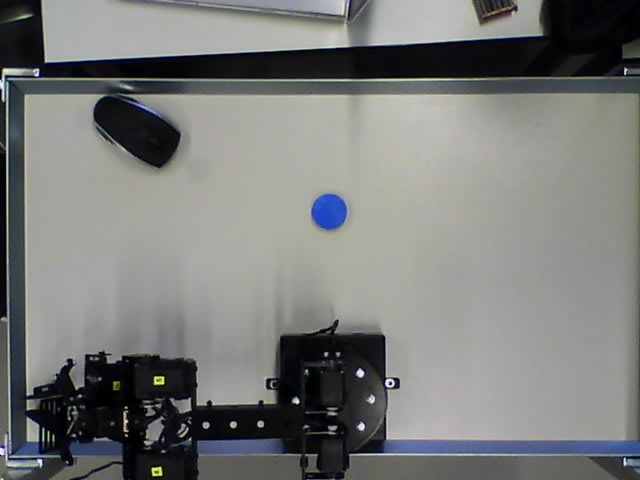
#> input picture build/au_opencv_example/center.jpg, 640 x 480 px
$ python cirkelSimpel.py   (Python 2 division)   (older library calls are emulated)
#> lines starting #> are read from the running program, lines starting #| are printed output that depends on the picture; after the words box and inside, x2 and y2 are one past the last pixel; in counts of white or black regions, pixels touching at a corner belong together
#> further down, image is the input picture: shape (480, 640, 3); mean B, G, R 121.9, 123.3, 122.2
#!/usr/bin/env python
import cv2
import urllib
import numpy as np
import math

# [4 lines of commented-out code are left out]

def get_from_webcam():
    """
    Fetches an image from the webcam
    """
    print "try fetch from webcam..."
    stream=urllib.urlopen('http://192.168.0.20/image/jpeg.cgi')
    bytes=''
    bytes+=stream.read(64500)
    a = bytes.find('\xff\xd8')
    b = bytes.find('\xff\xd9')

    if a != -1 and b != -1:
        jpg = bytes[a:b+2]
        bytes= bytes[b+2:]
        i = cv2.imdecode(np.fromstring(jpg, dtype=np.uint8),cv2.CV_LOAD_IMAGE_COLOR)
        return i
    else:
        print "did not receive image, try increasing the buffer size in line 13:"


def extract_single_color_range(image,hsv,lower,upper):
    """
    Calculates a mask for which all pixels within the specified range is set to 1
    the ands this mask with the provided image such that color information is
    still present, but only for the specified range
    """
    mask = cv2.inRange(hsv, lower, upper)
    res = cv2.bitwise_and(image,image, mask= mask)
    return res


def init():
    gray = cv2.cvtColor(image, cv2.COLOR_BGR2GRAY)
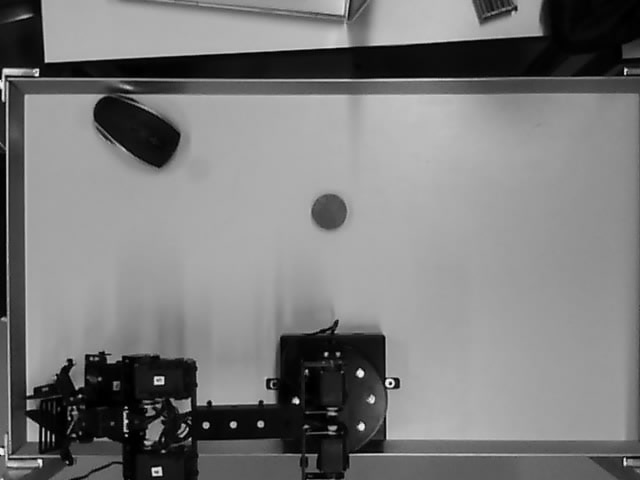
#> gray: shape (480, 640); min 0, max 254, mean 122.8

    cv2.imshow("grey",gray)


    circles = cv2.HoughCircles(gray, cv2.cv.CV_HOUGH_GRADIENT, 1, 20,
                  param1=50,
                  param2=25,
                  minRadius=15,
                  maxRadius=22)
#> circles = [[329.5, 211.5, 18.1]]
    circles = np.uint32(np.around(circles))
#> circles = [[330, 212, 18]]
    for i in circles[0,:]:
    #draw the outer circle
        cv2.circle(image,(i[0],i[1]),i[2],(0,255,0),2)
    #draw the center of the circle
        cv2.circle(image,(i[0],i[1]),2,(0,0,255),1)

        centerPointX = i[0]
        centerPointY = i[1]
#> this loop made 1 pass
#> (i, centerPointX, centerPointY) on pass 1: ([330, 212, 18], 330, 212)
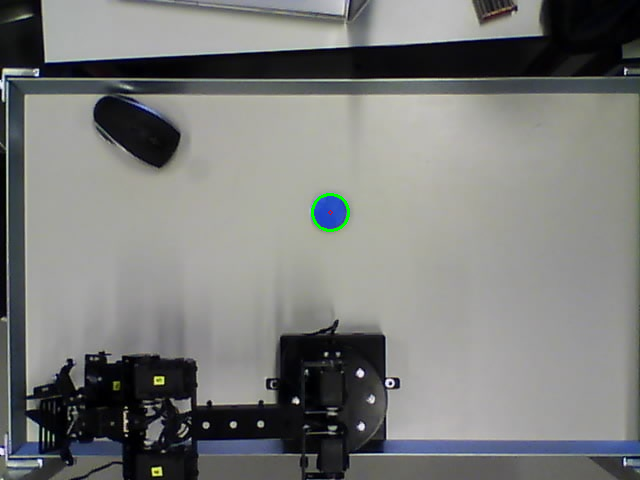
#> image: shape (480, 640, 3); 0.11% of pixels changed, all inside (x1, y1, x2, y2) = (311, 193, 350, 232)

    cv2.imshow('detected circles',image)

    return centerPointX, centerPointY


def pixel2Metric(delta_r,delta_c):
    focal = 3.15*(math.pow(10, -3))
    Z = 0.932
    Sx = (2.550*(math.pow(10, -3)))/640
    Sy = (1.910*(math.pow(10, -3)))/480
    delta_x = (Z*delta_r*Sx)/focal
    delta_y = (Z*delta_c*Sy)/focal

    return delta_x,delta_y


    # print circles


lower_blue = np.array([100,50,50])
upper_blue = np.array([130,255,255])

# image = get_from_webcam()
# cv2.imwrite("center.jpg",image)
image = cv2.imread('center.jpg')

cv2.imshow("raw",image)

refX, refY = init()
#> refX = 330; refY = 212

# [13 lines of commented-out code are left out]


#> (the run stopped early here; a loop or call above may not have finished)
